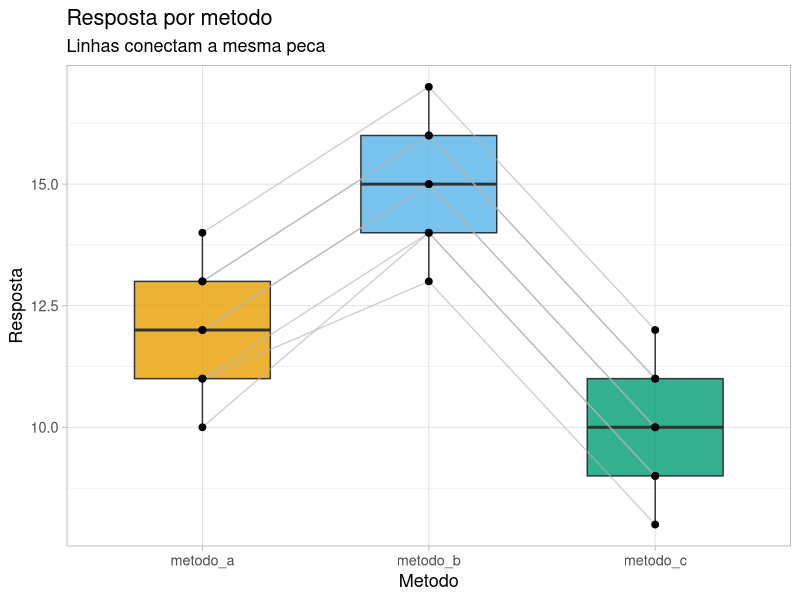

Recreate this plot in R.
# Teste de Friedman (Dados pareados) ----
# Cada linha da base original representa uma peça.
# metodo_a, metodo_b, metodo_c = tratamentos
# resposta = valor medido
# Usar quando há 3 ou mais condições:
# - os dados são dependentes ou pareados
# - a variável é ordinal ou numérica
# - a normalidade é duvidosa ou violada

# Configuracoes ----
options(scipen = 999)
paleta_okabe_ito <- c("metodo_a" = "#E69F00",
                      "metodo_b" = "#56B4E9",
                      "metodo_c" = "#009E73")

# Pacotes ----
library(dplyr)
library(tidyr)
library(ggplot2)
library(rstatix)

# Dados ----
dados <- data.frame(
  peca = factor(1:8),
  metodo_a = c(10, 12, 11, 13, 12, 11, 14, 13),
  metodo_b = c(14, 15, 13, 16, 15, 14, 17, 16),
  metodo_c = c( 9, 10,  8, 11, 10,  9, 12, 11))

print(dados)

# Dados em formato longo ----
dados_longos <- dados %>%
  pivot_longer(cols = -peca,
               names_to = "metodo",
               values_to = "resposta")

print(dados_longos)

# Resumo estatistico ----
dados_longos %>%
  group_by(metodo) %>%
  summarise(n = n(),
            mediana = median(resposta),
            media = mean(resposta),
            desvio_padrao = sd(resposta),
            minimo = min(resposta),
            maximo = max(resposta),
            .groups = "drop")

# Teste de Friedman ----
dados_longos %>% friedman_test(resposta ~ metodo | peca)

# Pos-teste ----
dados_longos %>% pairwise_wilcox_test(resposta ~ metodo,
    paired = TRUE, p.adjust.method = "bonferroni")

# Tamanho de Efeito: Estatística W de Kendal (de 0 a 1) ----
dados_longos %>% friedman_effsize(resposta ~ metodo | peca)

# Boxplot ----
ggplot(dados_longos, aes(x = metodo, y = resposta, fill = metodo)) +
  geom_boxplot(alpha = 0.8, width = 0.6) +
  geom_line(aes(group = peca), color = "gray70", alpha = 0.6) +
  geom_point(size = 2) +
  scale_fill_manual(values = paleta_okabe_ito) +
  labs(title = "Resposta por metodo", subtitle = "Linhas conectam a mesma peca",
       x = "Metodo", y = "Resposta") +
  theme_light(base_size = 13) +
  theme(legend.position = "none")
